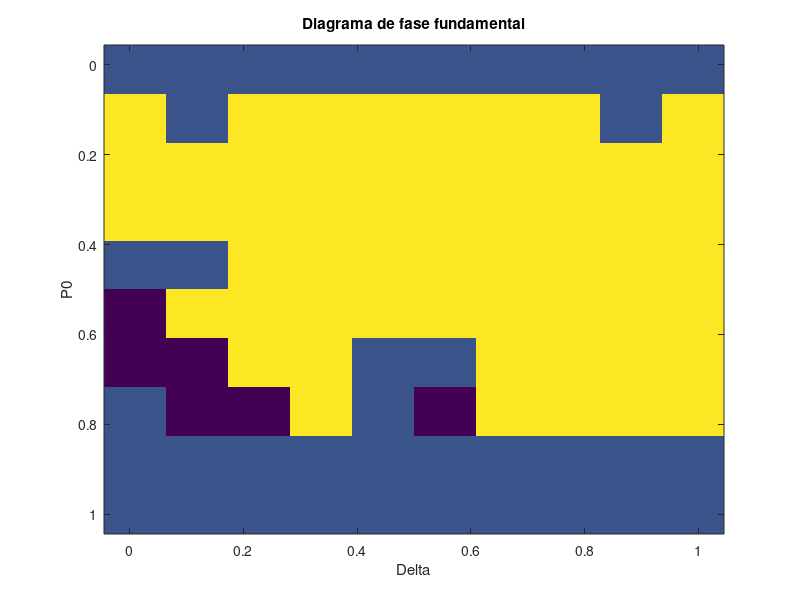
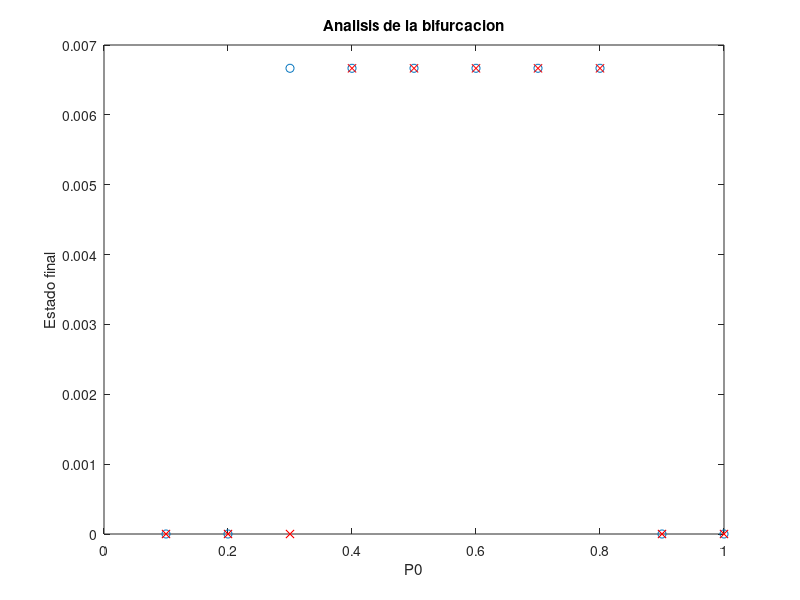

The MATLAB script that drew these images, in order:
function t01() 
    % Esta funcion es la encargada de llamar a las otras funciones. 
    % Defininendo aca alguno de los inputs de las mismas (los que no se
    % variaran) permite un control mas rapido del codigo.
    i     =  100;
    t     =  150;
    Cmax  =  10;
    Cmin  = -10;
    Ct    =  5;
    k     =  2;
    P0    =  0.5;
    delta =  0.01;
    
    
    close all
    %parametros a variar: delta y P0
    diagrama_fases(i,t,Cmax,Cmin,Ct,k)
    
    %parametros a variar: P0
    grafico_bifurcacion(i,t,Cmax,Cmin,Ct,k,delta)
        
end

function diagrama_fases(i,t,Cmax,Cmin,Ct,k)
    %Varia los parametros delta y P0 y grafica el diagrama de fases fundamental
    %matriz Retrun Value(RV) tiene el tipo de convergencia para cada par (P0,delta)
    
    n = 10; 
    RV = NaN(n,n);
    desde = 0.01;
    hasta =0.99;
    paso = (desde+hasta)/n;
    for i=1:1:n
      for j=1:1:n 
        P0    =  paso*i;
        delta =  paso*j;
        [C,O,S,P,T,tipo_de_convergencia] = funcion_principal(i,t,Cmax,Cmin,Ct,k,delta,P0);
        RV(i,j) = tipo_de_convergencia;
      end
    end
    
    %grafico
    
    x = [desde hasta];
    y = [desde hasta];
    figure()

    imagesc(x,y,RV,[0,4])
    title('Diagrama de fase fundamental')
    xlabel('Delta');
    ylabel('P0');

end

function grafico_bifurcacion(i,t,Cmax,Cmin,Ct,k,delta)
    %Realiza una analisis de bifurcacion en la region Tbp.
    
    
    n = 10; 
    desde = 0.01;
    hasta =0.99;
    paso = (desde+hasta)/n;
    vec_P0 = NaN(n,1);
    cantidades = NaN(n,2); %cantidades(1)=T+ y canditades(2) = T- para cada iteracion
    for i=1:1:n  
        P0    =  paso*i;
        vec_P0(i,1) = P0;
        [C,O,S,P,T,tipo_de_convergencia] = funcion_principal(i,t,Cmax,Cmin,Ct,k,delta,P0);
        cantidades(i,:) = [T(1),T(2)];    
    end
    
    %grafico
    figure()
    plot(vec_P0,cantidades(:,1),'o')
    hold on
    plot(vec_P0,cantidades(:,2),'rx')
    title('Analisis de la bifurcacion')
    xlabel('P0');
    ylabel('Estado final');
  
end

function [C,O,S,P,T,tipo_de_convergencia] = funcion_principal(i,t,Cmax,Cmin,Ct,k,delta,P0)
  %ejemplo de comando:
  %   [C,O,S,P,T,tipo_de_convergencia] = t01(10,15,   10,  -10,  5, 2,     1, 3);
  %   [C,O,S,P,T,tipo_de_convergencia] = t01( i, t, Cmax, Cmin, Ct, k, delta,P0);


  %Donde i es numero de personas,t es la cantidad de iteraciones,
  %   Cmax y Cmin determinan el rango de persuasion, Ct es el threshold,
  %   k y delta son parametros de la interaccion.

  %Los outputs son matrices C y O que tienen i columnas y t filas.
  %   representan la persuasion y la opinion para cada persona i 
  %   en el instante t.

  %Creo una matriz con como van evolucionando los vectores:
  %   esto podria hacerse muy pesado, pero me permite saber
  %   como era cada vector para cada t. La otra opcion es 
  %   graficar iteracion a iteracion sobre un mismo grafico.
  %   Sino tambien se pueden tirar los datos del medio y quedarse
  %   con el estado inicial y final solamente.



  %matriz persuasion C
  [C] = crear_matriz_C(i,t,Cmax,Cmin,Ct,P0);
  
  %matriz opinion O
  O = zeros(t,i);
  O(1,:) = (C(1,:) > Ct) - (C(1,:) < -Ct);
  
  %comienza la iteracion
  iteracion = 1;
  [tipo_de_convergencia, no_convergio ] = convergencia(O(1,:));
  while iteracion < t && no_convergio  %Para cuando converge o supera el tope de tiempo t
      [persona1, persona2] = selector_personas(i);

      C(iteracion+1,:) = C(iteracion,:);
      O(iteracion+1,:) = O(iteracion,:);
      
      %hago interactuar a persona1 con persona2
      [C(iteracion+1,persona1),C(iteracion+1,persona2), ...
        O(iteracion+1,persona1), O(iteracion+1,persona2)] = ...
         interactuan(C(iteracion,persona1),C(iteracion,persona2), ...
          O(iteracion,persona1), O(iteracion,persona2),k,delta,Ct);
          
      [tipo_de_convergencia, no_convergio ] = convergencia(O(iteracion,:));
      iteracion = iteracion + 1;
  end
  
  [S,P,T] = resultados(O);
  
  
end

function [C] = crear_matriz_C(i,t,Cmax,Cmin,Ct,P0)
  %matriz persuasion C
  %en donde en cada fila de la matriz esta el vector persuasion a tiempo t
  % a continuacion se presentan varias formas de definir C. Descomentar la
  % opcion elegida.
  C = zeros(t,i);
  %      Forma random:
  %C(1,:) = round( rand(1,i) * (Cmax - Cmin) + Cmin );
  
  %      Forma controlada:
  %C(1,:) = ones(1,i)*2;
  %C(1,1) = -4;
  %C(1,2) = 10;

  %      Forma prefijada con P0 (P0 debe ser menor que el total de personas i)
  cantidad_P0 = round(i*P0);
  cantidad_P1 = floor((i-cantidad_P0)/2); %la canditad de P-1 es igual a la de P1
  vector_aux = zeros(1,i);
  vector_aux(1,1:cantidad_P1) = round( rand(1,cantidad_P1) * (Cmax - Ct) + Ct );
  vector_aux(1,cantidad_P1+1:2*cantidad_P1) = round( rand(1,cantidad_P1) * (Cmin + Ct) - Ct );
  vector_aux(1,cantidad_P1*2+1:i) = round( rand(1, i - cantidad_P1*2 ) * 2*Ct - Ct );
 
  C(1,:) = vector_aux(randperm(i));
end


function [p1,p2] = selector_personas(i)
  %funcion selecciona las posisiones correspondientes a las
  %   dos personas van a interactuar.
  
  p1 = ceil(rand()*i);
  p2 = ceil(rand()*i);
  %p1=1;
  %p2=2;
  
end


function [C_tf_p1,C_tf_p2,O_tf_p1,O_tf_p2] ...
          = interactuan(C_t0_p1,C_t0_p2, O_t0_p1,O_t0_p2, k, delta,Ct)
          
  %Como interactuan dos personas.
  %  inputs:
  %  C_t0_p1 corresponde al C a un tiempo t0 para la persona p1
  %  C_t0_p2 corresponde al C a un tiempo t0 para la persona p2
  %  O_t0_p1 corresponde al O a un tiempo t0 para la persona p1
  %  O_t0_p2 corresponde al O a un tiempo t0 para la persona p2
  %  k, delta y Ct son parametros
  
  %  outputs:
  %  C_tf_p1 corresponde al C a un tiempo tf para la persona p1
  %  C_tf_p2 corresponde al C a un tiempo tf para la persona p2
  %  O_tf_p1 corresponde al O a un tiempo tf para la persona p1
  %  O_tf_p2 corresponde al O a un tiempo tf para la persona p2
  
  C_tf_p1 = C_t0_p1;
  C_tf_p2 = C_t0_p2;

  los_cambie = false;
  
  if (O_t0_p1 == O_t0_p2)
    if  (C_t0_p1 ~= C_t0_p2)
      %opinion igual, persuasion distinta
      
      signo = 2*(C_t0_p1 > C_t0_p2) - 1;
      C_tf_p1 = C_t0_p1 - signo*delta;
      C_tf_p2 = C_t0_p2 + signo*delta;
    end 
                  
  elseif ( O_t0_p1 + O_t0_p2 == 0 ) 
    %uno es 1 y el otro -1
         
    signo = 2*(C_t0_p1 > C_t0_p2) - 1;
    C_tf_p1 = C_t0_p1 + signo*delta;
    C_tf_p2 = C_t0_p2 - signo*delta; 
              
              
  else
            
                  
                  if O_t0_p1 == 0
                      %tomo persona1 = +- 1 y persona2 = 0, 
                      %   si no es asi, los cambio
                      
                      variable_auxiliar = C_t0_p1;
                      C_t0_p1 = C_t0_p2;
                      C_t0_p2 = variable_auxiliar;
                      
                      los_cambie = true;
                  end
                  
                  
                  if (abs( C_t0_p1 - C_t0_p2) < delta)
                        deltaeff = abs( C_t0_p1 - C_t0_p2) / 2;

                        signo = 2* (C_t0_p1 == - 1) -1;
                        C_tf_p1 = C_t0_p1 + signo*deltaeff;
                        C_tf_p2 = C_t0_p2 - signo*k*deltaeff; 
                  
                  else
                        signo = 2* (C_t0_p1 == - 1) -1;
                        C_tf_p1 = C_t0_p1 + signo*delta;
                        C_tf_p2 = C_t0_p2 - signo*k*delta; 
                  
                  end
                        
  end

  if los_cambie
    % si los cambie, tengo que volverlos a dar vuelta
    
    variable_auxiliar = C_tf_p1;
    C_tf_p1 = C_tf_p2;
    C_tf_p2 = variable_auxiliar;
  end
  
  O_tf_p1 = (C_tf_p1 > Ct) - (C_tf_p1 < -Ct);
  O_tf_p2 = (C_tf_p2 > Ct) - (C_tf_p2 < -Ct);

end



function [S,P,T] = resultados(O)
  %calcula S, P y T a partir de la matriz O
  [altura,ancho] = size(O);
  S1  = zeros(altura,1);
  S_1 = zeros(altura,1);
  S0  = zeros(altura,1);
  
  for i=1:1:altura
    S1(i)  = sum(O(i,:)== 1)/i;  %porcentaje de unos  
    S_1(i) = sum(O(i,:)==-1)/i;  %porcentaje de menos unos 
    S0(i)  = sum(O(i,:)== 0)/i;  %porcentaje de ceros 
  end
  
  S = [S1, S_1, S0];
  P = S(1,:);                %P = [P1, P_1, P0];
  T = S(altura,:);           %T = [T1, T_1, T0];
  
end



function [tipo_de_convergencia, no_convergio ] = convergencia(O_tf)
  % no_convergio es un booleano
  %tipo_de_convergencia puede valer:
  %                                 0   si no convergio
  %                                 1   si la convergencia es a T0
  %                                 2   si la convergencia es a T+
  %                                 3   si la convergencia es a T-
  %                                 4   si la convergencia es a Tbp

  no_convergio = true;
  tipo_de_convergencia = 0;


  if (sum(O_tf==0) == length(O_tf) )
    no_convergio = false;
    tipo_de_convergencia = 1;
  elseif (sum(O_tf==1) == length(O_tf))
    no_convergio = false;
    tipo_de_convergencia = 2;
  elseif (sum(O_tf==-1) == length(O_tf))
    no_convergio = false;
    tipo_de_convergencia = 3;
  elseif (sum(O_tf==0) == 0)
    no_convergio = false;
    tipo_de_convergencia = 4;
  end


end





% Dudas:
%  ¿Puede haber valores Ci mayores a Cmax y menores a Cmin?
%  ¿Como se que converge?
%  graficos

